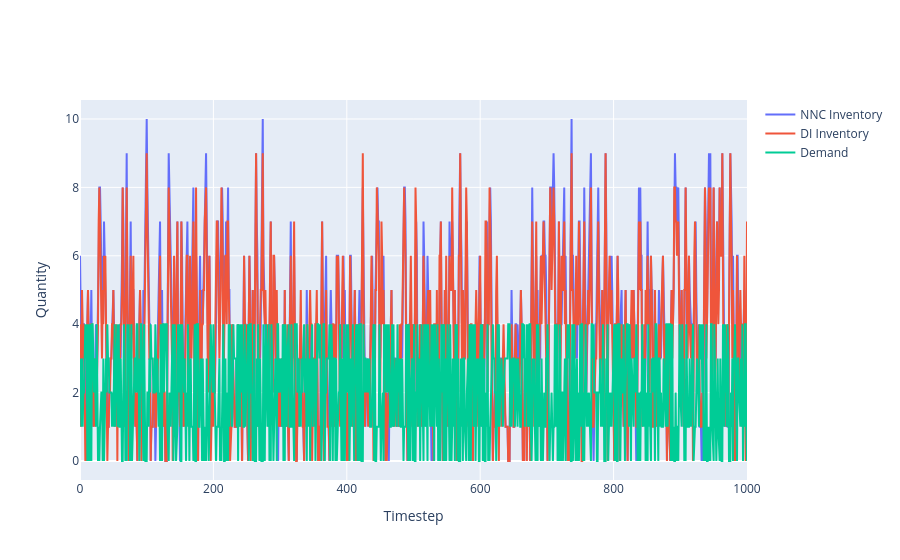

The notebook cell this image was saved under:
### Code cell
a = go.Scatter(y=nn_inv, name='NNC Inventory')
b = go.Scatter(y=di_inv, name='DI Inventory')
c = go.Scatter(y=[x.detach().item() for x in fixed_demands], name='Demand',
               x=torch.arange(1, 1001).tolist() )
fig = go.Figure([a,b, c])
fig.layout.xaxis.title = 'Timestep'
fig.layout.yaxis.title = 'Quantity'
fig

### Figure 1 — Plotly figure (JSON) as saved in the notebook; plotly's stock layout.template omitted (floating-point values rounded to 4 significant figures; data arrays with more than 128 entries replaced by an {"elided": "..."} marker saying what was removed)
{"data": [{"name": "NNC Inventory", "type": "scatter", "y": {"elided": "1001 int values"}}, {"name": "DI Inventory", "type": "scatter", "y": {"elided": "1001 int values"}}, {"name": "Demand", "type": "scatter", "x": {"elided": "1000 int values"}, "y": {"elided": "1000 int values"}}], "layout": {"xaxis": {"title": {"text": "Timestep"}}, "yaxis": {"title": {"text": "Quantity"}}}}
